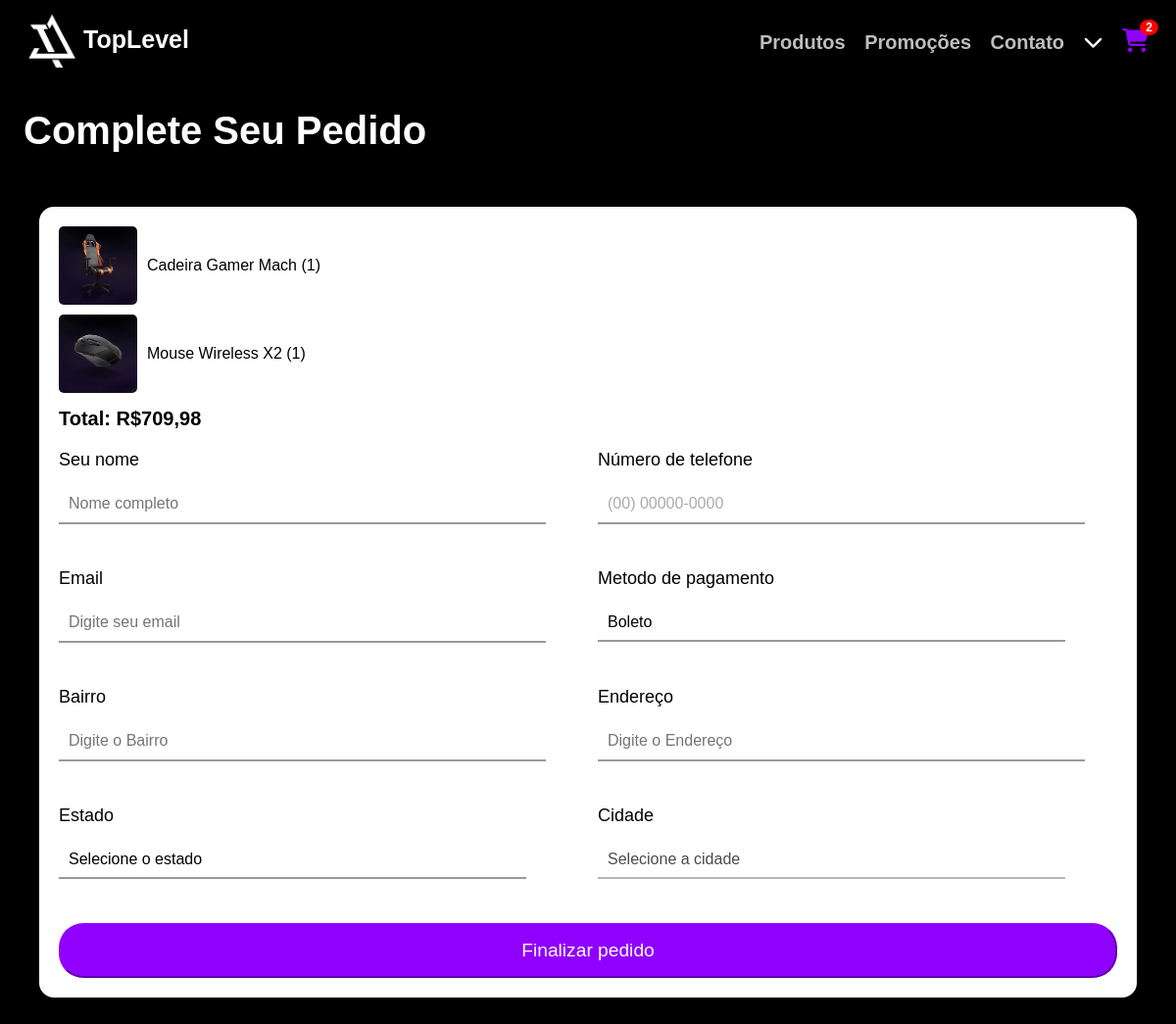
The page /checkout.php on the database its author committed.
### tables this page shows
CREATE TABLE `cart` (
  `id` int(255) NOT NULL,
  `name` varchar(255) NOT NULL,
  `price` decimal(10,2) NOT NULL,
  `image` varchar(255) NOT NULL,
  `quantity` int(255) NOT NULL,
  `user_email` varchar(255) DEFAULT NULL
);

### checkout.php (the view, shortened to what this page needs)
<?php
@include 'config.php';
?>
<!DOCTYPE html>
<html lang="pt-br">
<head>
   <link rel="stylesheet" href="assents/css/Global.css">
   <link rel="stylesheet" href="assents/css/index.css">
   <link rel="stylesheet" href="assents/css/Produtos.css">
   <link rel="stylesheet" href="assents/css/user.css">
   <link rel="stylesheet" href="https://cdnjs.cloudflare.com/ajax/libs/font-awesome/6.0.0/css/all.min.css">
   <link rel="stylesheet" href="assents/css/style.css">
</head>
<body>
<?php include 'headeruser.php'; ?>
<h1 class="heading">Complete Seu Pedido</h1>
<div class="container">
<section class="checkout-form">
   <form action="" method="post">
   <div class="display-order">
      <?php
         $select_cart = mysqli_query($conn, "SELECT * FROM `cart`");
         $grand_total = 0;
         if(mysqli_num_rows($select_cart) > 0){
            while($fetch_cart = mysqli_fetch_assoc($select_cart)){
               $total_price = $fetch_cart['price'] * $fetch_cart['quantity'];
               $grand_total += $total_price;
               $product_image = $fetch_cart['image'];
      ?>
      <div class="product-item">
         <img src="uploaded_img/<?= $product_image; ?>" alt="<?= $fetch_cart['name']; ?>" class="product-image">
         <span><?= $fetch_cart['name']; ?> (<?= $fetch_cart['quantity']; ?>)</span>
      </div>
      <?php
            }
         } else {
            echo "<div class='display-order'><span>Seu carrinho está vazio!</span></div>";
         }
      ?>
      <span class="grand-total">Total: R$<?= number_format($grand_total, 2, ',', '.'); ?></span>
   </div>
      <div class="flex">
         <div class="inputBox">
            <span>Seu nome</span>
            <input type="text" placeholder="Nome completo" name="nome" required>
         </div>
         <div class="inputBox">
            <span>Número de telefone</span>
            <input type="tel" id="telefone" name="telefone" placeholder="(00) 00000-0000" required>
         </div>
         <div class="inputBox">
            <span>Email</span>
            <input type="email" placeholder="Digite seu email" name="email" required>
         </div>
         <div class="inputBox">
            <span>Metodo de pagamento</span>
            <select name="method">
               <option value="Boleto" selected>Boleto</option>
            </select>
         </div>
         <div class="inputBox">
            <span>Bairro</span>
            <input type="text" placeholder="Digite o Bairro" name="bairro" required>
         </div>
         <div class="inputBox">
            <span>Endereço</span>
            <input type="text" placeholder="Digite o Endereço" name="endereco" required>
         </div>
         <div class="inputBox">
            <span>Estado</span>
            <select id="estado" name="estado" required>
            <option value="" disabled selected>Selecione o estado</option>
        </select>
         </div>
         <div class="inputBox">
            <span>Cidade</span>
            <select id="cidade" name="cidade" required disabled>
            <option value="" disabled selected>Selecione a cidade</option>
        </select>
         </div>
      </div>
      <input type="submit" value="Finalizar pedido" name="order_btn" class="orderbtn">
   </form>
</section>
</div>
</body>
</html>

### assents/css/Global.css (style rules this page uses)
body { font-family: Arial, sans-serif; background-color: #000000; margin-left: 0%; margin-right: 0%; }
.container { display: flex; }
input[type="text"] { margin-bottom: 0px; color: #000; }

### assents/css/index.css (style rules this page uses)
body { margin: 0; padding: 0; font-family: Arial, sans-serif; }

### assents/css/Produtos.css (style rules this page uses)
body { font-family: Arial, sans-serif; margin: 0; padding: 0; background-color: #000000; }
.container { display: flex; padding: 20px; }

### assents/css/style.css (style rules this page uses)
body { background-color: #000; color: #fff; }
.heading { font-size: 40px; margin-bottom: 15px; margin-left: 2%; }
.grand-total { margin-bottom: 20px; font-size: 20px; }
.orderbtn { width: 100%; padding: 15px 30px; background-color: #9000ff; color: #fff; border-radius: 25px; border-color: #9000ff; text-decoration: none; font-size: 1.2rem; transition: background-color 0.3s ease; margin-top: 20px; }
.checkout-form { display: flex; justify-content: center; align-items: center; padding: 20px; }
.checkout-form form { width: 100%; max-width: 1600px; padding: 20px; border-radius: 15px; background-color: white; color: black; margin: 0 auto; }
.checkout-form form .flex { display: flex; flex-wrap: wrap; row-gap: 20px; column-gap: 20px; }
.checkout-form form .flex .inputBox { flex: 1 1 calc(50% - 20px); min-width: 300px; }
.checkout-form form .flex .inputBox span { font-size: 18px; color: black; display: block; margin-bottom: 5px; }
.checkout-form form .flex .inputBox input, .checkout-form form .flex .inputBox select { width: 90%; background-color: white; font-size: 16px; color: black; margin: 10px 0; padding: 10px; border: 2px solid #999; border-top: none; border-left: none; border-right: none; }

### assents/css/userstl.css (style rules this page uses)
body { background-color: black; color: white; font-family: Arial, sans-serif; margin: 0; }
input[type="text"] { width: 100%; padding: 10px; margin-bottom: 15px; border: none; background-color: #333; color: white; }
input[type="tel"] { width: 100%; padding: 10px; margin-bottom: 15px; border: none; background-color: #333; color: white; }
input[type="tel"]::placeholder { color: #aaaaaa; opacity: 1; }
input[type="text"] { width: 100%; padding: 10px; margin-bottom: 15px; border: 1px solid #707070; background-color: #00000000; color: white; font-size: 14px; }
.inputBox { display: flex; flex-direction: column; width: 100%; margin-bottom: 15px; }
.inputBox select, .inputBox input[type="text"] { width: 100%; padding: 10px; margin-bottom: 15px; border: 1px solid #707070; background-color: rgba(0, 0, 0, 0); color: rgba(255, 255, 255, 0.595); font-size: 14px; }
.inputBox select { appearance: none; background-repeat: no-repeat; background-position: right 10px center; background-size: 15px; background-color: #000000; }

### checkout.php (style rules this page uses)
.display-order .product-item { display: flex; align-items: center; margin-bottom: 10px; }
.display-order .product-item img.product-image { width: 80px; height: 80px; object-fit: cover; margin-right: 10px; border-radius: 5px; }
.display-order .grand-total { font-weight: bold; margin-top: 15px; display: block; }

### rows shown on the page
cart: image (picture), name "Cadeira Gamer Mach", quantity "1"
cart: image (picture), name "Mouse Wireless X2", quantity "1"

### other values the page prints
$row_count "2"
$grand_total "709,98"
